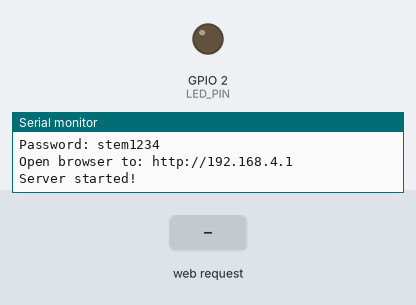
This sketch was run on a simulated ESP32. On the bench: output pins drawn as LEDs (lit = HIGH), the last lines printed to the serial monitor. The test bench sets the inputs (shaded band).

Above: at 1.2 s.
1.3 s: HTTP request GET /on received
At 1.6 s:
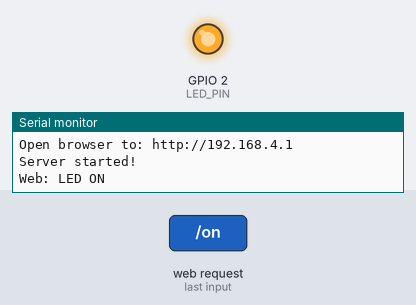
2.8 s: HTTP request GET /off received
At 4.0 s:
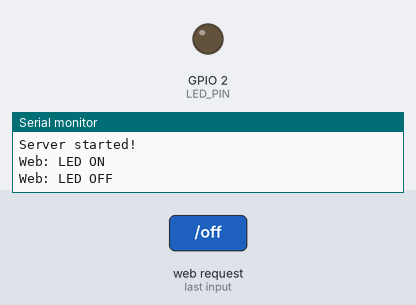
Timing chart, 0 to 5.8 s (numbered marks = the images above; inputs shaded):
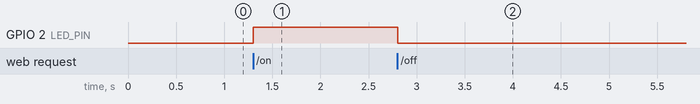

The sketch:

02_wifi_led_server.ino
```cpp
// InnoBees STEM Lab - ESP32 Wi-Fi LED Web Server
// Creates a Wi-Fi Access Point. Connect phone to it.
// Open browser: http://192.168.4.1
// Click buttons to control LED on GPIO 2
//
// Wi-Fi Name: InnoBees_Lab
// Password: stem1234

#include <WiFi.h>

const char* ssid = "InnoBees_Lab";
const char* password = "stem1234";

WiFiServer server(80);
const int LED_PIN = 2;
bool ledState = false;

void setup() {
  pinMode(LED_PIN, OUTPUT);
  Serial.begin(115200);

  // Create Wi-Fi Access Point
  WiFi.softAP(ssid, password);

  Serial.println("=== InnoBees Wi-Fi LED Control ===");
  Serial.print("Wi-Fi Network: ");
  Serial.println(ssid);
  Serial.print("Password: ");
  Serial.println(password);
  Serial.print("Open browser to: http://");
  Serial.println(WiFi.softAPIP());

  server.begin();
  Serial.println("Server started!");
}

String buildHTML() {
  String html = "<!DOCTYPE html><html><head>";
  html += "<meta name='viewport' content='width=device-width, initial-scale=1'>";
  html += "<title>InnoBees LED Control</title>";
  html += "<style>";
  html += "body{font-family:Arial,sans-serif;text-align:center;padding:20px;";
  html += "background:#1a1a2e;color:white;margin:0;}";
  html += "h1{color:#00d4ff;margin-bottom:5px;}";
  html += "h3{color:#aaa;font-weight:normal;margin-top:0;}";
  html += ".status{font-size:24px;margin:20px;padding:15px;";
  html += "border-radius:10px;display:inline-block;}";
  html += ".on-status{background:#1b5e20;border:2px solid #4CAF50;}";
  html += ".off-status{background:#b71c1c;border:2px solid #f44336;}";
  html += ".btn{padding:20px 50px;font-size:22px;margin:15px;border:none;";
  html += "border-radius:12px;color:white;cursor:pointer;text-decoration:none;";
  html += "display:inline-block;transition:transform 0.1s;}";
  html += ".btn:active{transform:scale(0.95);}";
  html += ".on{background:#4CAF50;}.off{background:#f44336;}";
  html += "</style></head><body>";
  html += "<h1>InnoBees STEM Lab</h1>";
  html += "<h3>Wi-Fi LED Control</h3>";

  if (ledState) {
    html += "<div class='status on-status'>LED is ON</div>";
  } else {
    html += "<div class='status off-status'>LED is OFF</div>";
  }

  html += "<br><br>";
  html += "<a href='/on' class='btn on'>Turn ON</a>";
  html += "<a href='/off' class='btn off'>Turn OFF</a>";
  html += "</body></html>";
  return html;
}

void loop() {
  WiFiClient client = server.available();

  if (client) {
    String request = client.readStringUntil('\r');
    client.flush();

    // Process commands
    if (request.indexOf("/on") != -1) {
      ledState = true;
      digitalWrite(LED_PIN, HIGH);
      Serial.println("Web: LED ON");
    } else if (request.indexOf("/off") != -1) {
      ledState = false;
      digitalWrite(LED_PIN, LOW);
      Serial.println("Web: LED OFF");
    }

    // Send response
    client.println("HTTP/1.1 200 OK");
    client.println("Content-Type: text/html");
    client.println("Connection: close");
    client.println();
    client.println(buildHTML());
    client.stop();
  }
}
```

Measured:
- after the input at 1.3 s, GPIO 2 (LED_PIN): LOW → HIGH at once
- after the input at 2.8 s, GPIO 2 (LED_PIN): HIGH → LOW at once
